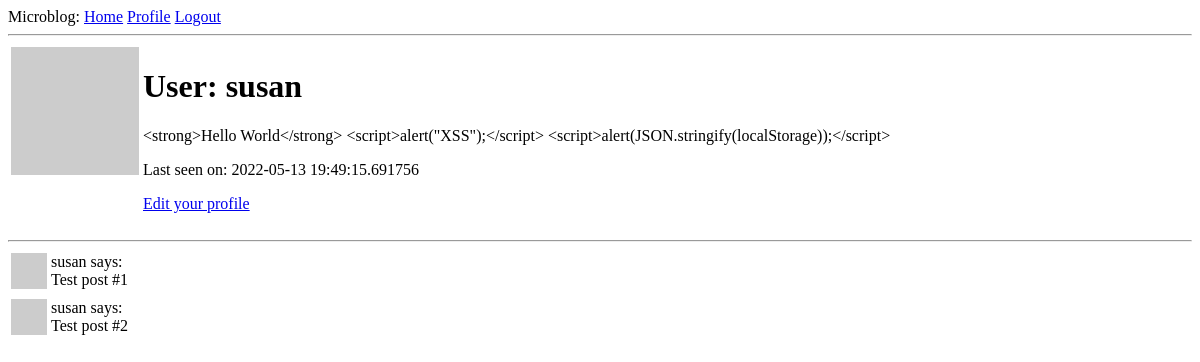
Before: /user/susan (signed in) with the older database file.
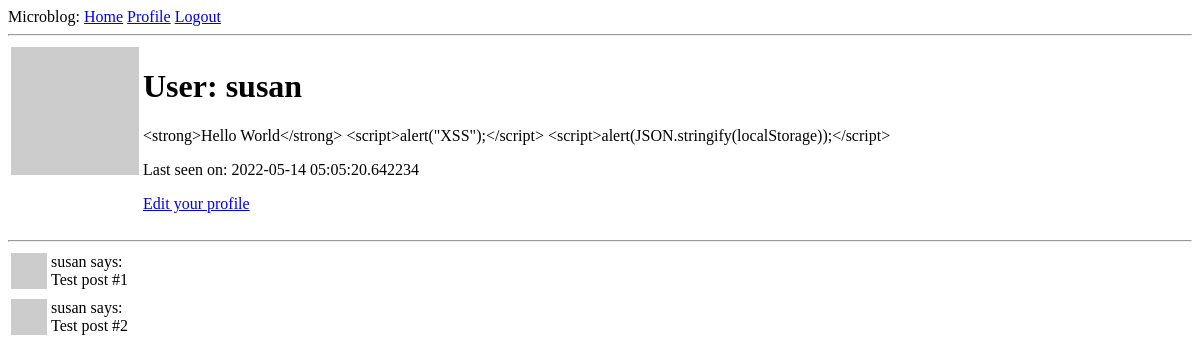
After: the same page with the newer database file.
### app/models.py (models this page shows, shortened)
class User(UserMixin, db.Model):
    id = db.Column(db.Integer, primary_key=True)
    username = db.Column(db.String(64), index=True, unique=True)
    email = db.Column(db.String(120), index=True, unique=True)
    password_hash = db.Column(db.String(128))
    posts = db.relationship('Post', backref='author', lazy='dynamic')
    about_me = db.Column(db.String(140))
    last_seen = db.Column(db.DateTime, default=datetime.utcnow)
    def avatar(self, size):
        digest = md5(self.email.lower().encode('utf-8')).hexdigest()
        return 'https://www.gravatar.com/avatar/{}?d=identicon&s={}'.format(
            digest, size)

### app/routes.py (the view)
@app.route('/user/<username>')
@login_required
def user(username):
    user = User.query.filter_by(username=username).first_or_404()
    posts = [
        {'author': user, 'body': 'Test post #1'},
        {'author': user, 'body': 'Test post #2'},
    ]
    return render_template('user.html', user=user, posts=posts)

### app/models.py (called while the page is built)
@login.user_loader
def load_user(id):
    return User.query.get(int(id))

### app/routes.py (called while the page is built)
@app.before_request
def before_request():
    if current_user.is_authenticated:
        current_user.last_seen = datetime.utcnow()
        db.session.commit()

### app/templates/user.html
{% extends "base.html" %}
{% block content %}
    <table>
        <tr valign="top">
            <td>
                <img src="{{ user.avatar(128) }}"
                     alt="{{ user.username }}'s avatar"
                     height=128
                     width=128/>
            </td>
            <td>
                <h1>User: {{ user.username }}</h1>
                {% if user.about_me %}
                    <p>{{ user.about_me }}</p>
                {% endif %}
                {% if user.last_seen %}
                    <p>Last seen on: {{ user.last_seen }}</p>
                {% endif %}
                {% if user == current_user %}
                    <p><a href="{{ url_for('edit_profile') }}">Edit your profile</a></p>
                {% endif %}
            </td>
        </tr>
    </table>
    <hr />
    {% for post in posts %}
        {% include "_post.html" %}
    {% endfor %}
{% endblock content %}

### app/templates/base.html (shortened to what this page needs)
<!DOCTYPE html>
<html lang="en">
    <head>
        <link rel="stylesheet" type="text/css" href={{ url_for('static', filename='styles/base.css') }} />
    </head>
    <body>
        <nav>
            Microblog:
            <a href="{{ url_for('index') }}">Home</a>
            {% if current_user.is_anonymous %}
            <a href="{{ url_for('login') }}">Login</a>
            {% else %}
            <a href="{{ url_for('user', username=current_user.username) }}">Profile</a>
            <a href="{{ url_for('logout') }}">Logout</a>
            {% endif %}
        </nav>
        <hr />
        {% block content %}
        {% endblock content %}
    </body>
</html>

### app/templates/_post.html
<table>
    <tr valign="top">
        <td>
            <img src="{{ post.author.avatar(36) }}"
                 alt="{{ post.author.username }}'s avatar"
                 height=36
                 width=36 />
        </td>
        <td>
            {{ post.author.username }} says:
            <br />
            {{ post.body }}
        </td>
    </tr>
</table>

Changed rows visible on the page:
changed User "susan": last_seen "2022-05-13 19:49:15.691756" → "2022-05-14 05:05:20.642234"
